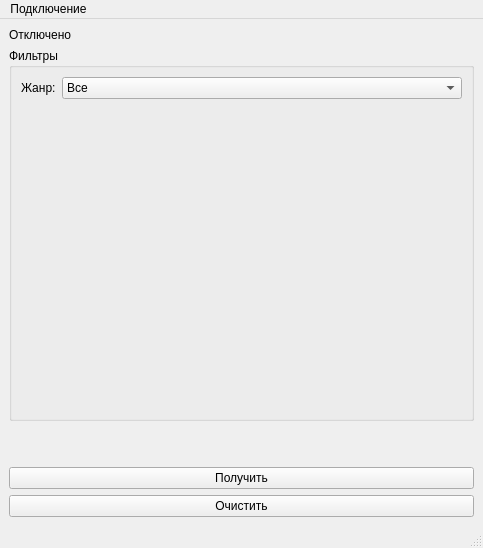
<?xml version="1.0" encoding="UTF-8"?>
<ui version="4.0">
 <class>MainWindow</class>
 <widget class="QMainWindow" name="MainWindow">
  <property name="geometry">
   <rect>
    <x>0</x>
    <y>0</y>
    <width>483</width>
    <height>548</height>
   </rect>
  </property>
  <property name="sizePolicy">
   <sizepolicy hsizetype="Preferred" vsizetype="Expanding">
    <horstretch>0</horstretch>
    <verstretch>0</verstretch>
   </sizepolicy>
  </property>
  <property name="windowTitle">
   <string>MainWindow</string>
  </property>
  <widget class="QWidget" name="centralwidget">
   <layout class="QVBoxLayout" name="verticalLayout">
    <item>
     <widget class="QLabel" name="lb_statusConnect">
      <property name="sizePolicy">
       <sizepolicy hsizetype="Preferred" vsizetype="Maximum">
        <horstretch>0</horstretch>
        <verstretch>0</verstretch>
       </sizepolicy>
      </property>
      <property name="text">
       <string>Отключено</string>
      </property>
     </widget>
    </item>
    <item>
     <widget class="QGroupBox" name="gb_filters">
      <property name="sizePolicy">
       <sizepolicy hsizetype="Preferred" vsizetype="Minimum">
        <horstretch>0</horstretch>
        <verstretch>0</verstretch>
       </sizepolicy>
      </property>
      <property name="title">
       <string>Фильтры</string>
      </property>
      <layout class="QFormLayout" name="formLayout">
       <item row="0" column="0">
        <widget class="QLabel" name="lb_category">
         <property name="text">
          <string>Жанр:</string>
         </property>
        </widget>
       </item>
       <item row="0" column="1">
        <widget class="QComboBox" name="cb_category">
         <item>
          <property name="text">
           <string>Все</string>
          </property>
         </item>
         <item>
          <property name="text">
           <string>Комедия</string>
          </property>
         </item>
         <item>
          <property name="text">
           <string>Ужасы</string>
          </property>
         </item>
        </widget>
       </item>
      </layout>
     </widget>
    </item>
    <item>
     <spacer name="verticalSpacer">
      <property name="orientation">
       <enum>Qt::Orientation::Vertical</enum>
      </property>
      <property name="sizeType">
       <enum>QSizePolicy::Policy::Minimum</enum>
      </property>
      <property name="sizeHint" stdset="0">
       <size>
        <width>20</width>
        <height>40</height>
       </size>
      </property>
     </spacer>
    </item>
    <item>
     <widget class="QPushButton" name="pb_request">
      <property name="sizePolicy">
       <sizepolicy hsizetype="Minimum" vsizetype="Maximum">
        <horstretch>0</horstretch>
        <verstretch>0</verstretch>
       </sizepolicy>
      </property>
      <property name="text">
       <string>Получить</string>
      </property>
     </widget>
    </item>
    <item>
     <widget class="QPushButton" name="pb_clear">
      <property name="sizePolicy">
       <sizepolicy hsizetype="Minimum" vsizetype="Maximum">
        <horstretch>0</horstretch>
        <verstretch>0</verstretch>
       </sizepolicy>
      </property>
      <property name="text">
       <string>Очистить</string>
      </property>
     </widget>
    </item>
   </layout>
  </widget>
  <widget class="QMenuBar" name="menubar">
   <property name="geometry">
    <rect>
     <x>0</x>
     <y>0</y>
     <width>483</width>
     <height>22</height>
    </rect>
   </property>
   <widget class="QMenu" name="menu">
    <property name="title">
     <string>Подключение</string>
    </property>
    <addaction name="act_addData"/>
    <addaction name="separator"/>
    <addaction name="act_connect"/>
   </widget>
   <addaction name="menu"/>
  </widget>
  <widget class="QStatusBar" name="statusbar"/>
  <action name="act_connect">
   <property name="text">
    <string>Подключиться</string>
   </property>
  </action>
  <action name="act_addData">
   <property name="text">
    <string>Ввести данные</string>
   </property>
  </action>
 </widget>
 <resources/>
 <connections/>
</ui>
